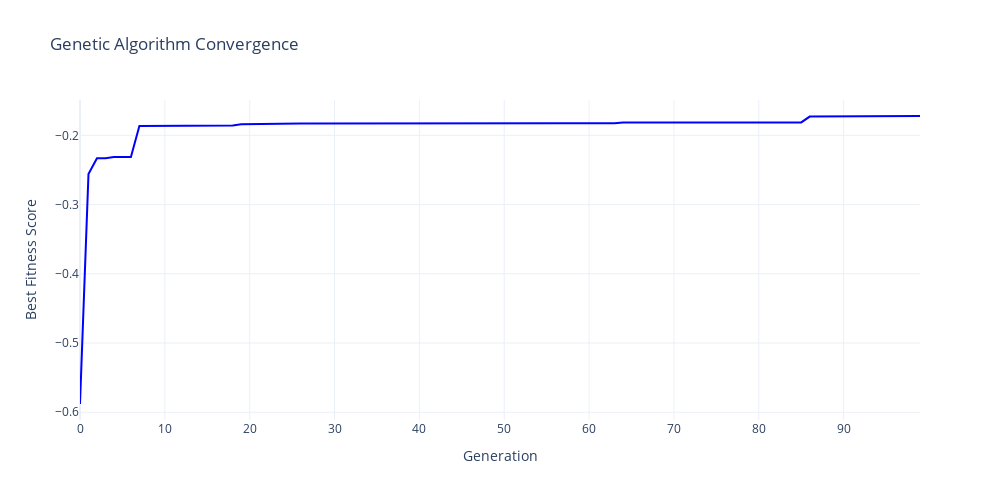

Source (notebook cell):
### Markdown cell above
## Step 7: GA Convergence Analysis

### Code cell
# Run GA one more time to show convergence
print('Running GA to show convergence...')
ga_demo = GeneticAlgorithm(portfolio, pop_size=80, generations=100, target_return=best_return, crossover_rate=0.85, mutation_rate=0.15)
_, _, history = ga_demo.evolve(verbose=False)

# Plot convergence
fig = go.Figure()
fig.add_trace(go.Scatter(
    y=history,
    mode='lines',
    name='Best Fitness',
    line=dict(color='blue', width=2),
    hovertemplate='Generation: %{x}<br>Fitness: %{y:.4f}<extra></extra>'
))

fig.update_layout(
    title='Genetic Algorithm Convergence',
    xaxis_title='Generation',
    yaxis_title='Best Fitness Score',
    hovermode='x unified',
    width=1000,
    height=500,
    template='plotly_white',
    font=dict(size=12)
)

fig.show()

### Figure 1 — Plotly figure (JSON) as saved in the notebook; plotly's stock layout.template omitted (floating-point values rounded to 4 significant figures)
{"data": [{"hovertemplate": "Generation: %{x}<br>Fitness: %{y:.4f}<extra></extra>", "line": {"color": "blue", "width": 2}, "mode": "lines", "name": "Best Fitness", "y": [-0.5881, -0.256, -0.233, -0.233, -0.2312, -0.2312, -0.2312, -0.1866, -0.1866, -0.1859, -0.1859, -0.1859, -0.1859, -0.1859, -0.1859, -0.1859, -0.1859, -0.1859, -0.1859, -0.1839, -0.1839, -0.1838, -0.1836, -0.1832, -0.1831, -0.1829, -0.1829, -0.1828, -0.1828, -0.1827, -0.1827, -0.1827, -0.1826, -0.1826, -0.1826, -0.1826, -0.1826, -0.1826, -0.1826, -0.1826, -0.1826, -0.1826, -0.1826, -0.1826, -0.1826, -0.1826, -0.1826, -0.1826, -0.1826, -0.1826, -0.1826, -0.1826, -0.1826, -0.1826, -0.1826, -0.1826, -0.1826, -0.1826, -0.1826, -0.1826, -0.1826, -0.1826, -0.1826, -0.1826, -0.1814, -0.1814, -0.1814, -0.1813, -0.1813, -0.1813, -0.1813, -0.1813, -0.1813, -0.1813, -0.1813, -0.1813, -0.1813, -0.1813, -0.1813, -0.1813, -0.1813, -0.1813, -0.1813, -0.1813, -0.1813, -0.1813, -0.1729, -0.1729, -0.1729, -0.1729, -0.1729, -0.1729, -0.1729, -0.1729, -0.1729, -0.1729, -0.1729, -0.1728, -0.1723, -0.1721], "type": "scatter"}], "layout": {"font": {"size": 12}, "title": {"text": "Genetic Algorithm Convergence"}, "xaxis": {"title": {"text": "Generation"}}, "yaxis": {"title": {"text": "Best Fitness Score"}}, "hovermode": "x unified", "width": 1000, "height": 500}}
